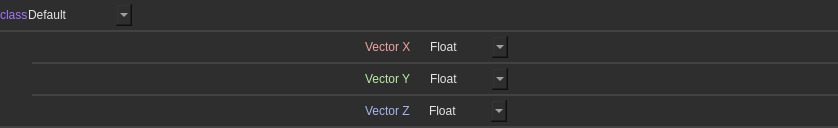
<?xml version="1.0" encoding="UTF-8"?>
<ui version="4.0">
 <class>Widget</class>
 <widget class="QWidget" name="Widget">
  <property name="windowModality">
   <enum>Qt::WindowModality::NonModal</enum>
  </property>
  <property name="geometry">
   <rect>
    <x>0</x>
    <y>0</y>
    <width>838</width>
    <height>128</height>
   </rect>
  </property>
  <property name="minimumSize">
   <size>
    <width>0</width>
    <height>0</height>
   </size>
  </property>
  <property name="maximumSize">
   <size>
    <width>16777215</width>
    <height>200</height>
   </size>
  </property>
  <property name="windowTitle">
   <string>Form</string>
  </property>
  <property name="styleSheet">
   <string notr="true">.QWidget {
    font: 580 10pt &quot;Segoe UI&quot;;
    border: 2px solid black;
    border-radius: 0px;
    border-left: 0px;
    border-right: 0px;
	border-top: 0px;
    border-color: rgba(66, 66, 66, 255);
    padding: 8px;
    padding-left: 6px;
    padding-right: 6px;
    color: #e5e5e5;
    background-color: #2e2e2e;
}

.QWidget::hover {
}
.QWidget::selected {
    background-color: #515965;
}</string>
  </property>
  <layout class="QVBoxLayout" name="verticalLayout">
   <property name="spacing">
    <number>0</number>
   </property>
   <property name="leftMargin">
    <number>0</number>
   </property>
   <property name="topMargin">
    <number>0</number>
   </property>
   <property name="rightMargin">
    <number>0</number>
   </property>
   <property name="bottomMargin">
    <number>0</number>
   </property>
   <item>
    <widget class="QFrame" name="frame_5">
     <property name="sizePolicy">
      <sizepolicy hsizetype="Preferred" vsizetype="Fixed">
       <horstretch>0</horstretch>
       <verstretch>0</verstretch>
      </sizepolicy>
     </property>
     <property name="minimumSize">
      <size>
       <width>0</width>
       <height>32</height>
      </size>
     </property>
     <property name="maximumSize">
      <size>
       <width>16777215</width>
       <height>32</height>
      </size>
     </property>
     <property name="styleSheet">
      <string notr="true">.QFrame {
    font: 580 10pt &quot;Segoe UI&quot;;
    border: 2px solid black;
    border-radius: 0px;
    border-left: 0px;
    border-right: 0px;
	border-top: 0px;
    border-color: rgba(66, 66, 66, 255);
    color: #e5e5e5;
    background-color: #2e2e2e;
}

.QFrame::hover {
}
.QFrame::selected {
    background-color: #515965;
}</string>
     </property>
     <property name="frameShape">
      <enum>QFrame::Shape::NoFrame</enum>
     </property>
     <property name="frameShadow">
      <enum>QFrame::Shadow::Raised</enum>
     </property>
     <layout class="QHBoxLayout" name="horizontalLayout">
      <property name="spacing">
       <number>0</number>
      </property>
      <property name="leftMargin">
       <number>0</number>
      </property>
      <property name="topMargin">
       <number>0</number>
      </property>
      <property name="rightMargin">
       <number>0</number>
      </property>
      <property name="bottomMargin">
       <number>0</number>
      </property>
      <item>
       <layout class="QHBoxLayout" name="layout">
        <property name="sizeConstraint">
         <enum>QLayout::SizeConstraint::SetDefaultConstraint</enum>
        </property>
        <item>
         <widget class="QLabel" name="property_class">
          <property name="styleSheet">
           <string notr="true">border:0px;
background-color: rgba(255, 255, 255, 0);
font: 8pt &quot;Segoe UI&quot;;
color: rgb(163, 117, 255)</string>
          </property>
          <property name="text">
           <string>class</string>
          </property>
         </widget>
        </item>
        <item>
         <widget class="QComboBox" name="logic_switch">
          <property name="styleSheet">
           <string notr="true">QComboBox {
    font: 580 8pt &quot;Segoe UI&quot;;
    border: 2px solid black;
    border-radius: 0px;
    border-color: rgba(94, 94, 94, 255);
    height: 18px;
    padding-top: 2px;
    padding-bottom: 2px;
	border-top:none;
border-bottom:none;
border:none;
    color: #e5e5e5;
    background-color: #2e2e2e;
}

QComboBox:hover {
    background-color: #515965;
    color: white;
}

QComboBox:pressed {
}

QComboBox:item {
    font: 580  8pt &quot;Segoe UI&quot;;
    color: #e5e5e5;
    padding-left: 5px;
    background-color: #2e2e2e;
    border-style: none;
}

QComboBox::drop-down {
    color: #e5e5e5;
    padding: 2px;
    background: url(://icons/arrow_drop_down_16dp.svg) no-repeat center;
    border-bottom: 0px solid black;
    border-top: 0px solid black;
    border-right: 0px;
    border-left: 2px solid;
    margin-left: 5px;
    padding: 5px;
    width: 7px;
    border-color: rgba(94, 94, 94, 255);
    background-color: #2e2e2e;
border:none;
}

QComboBox::drop-down:hover {
    background-color: #515965;
    color: white;
}


QComboBox QAbstractItemView {
    border: 2px solid gray;
    border-color: rgba(94, 94, 94, 255);
    selection-background-color: #515965;
    background-color: #2e2e2e;
}


QComboBox QAbstractItemView::item {
    height: 16px; /* Set the height of each item */
    padding: 4px; /* Add padding to each item */
    padding-left: 5px;
    padding-right: 5px;
    color: #ff939393;
    border-style: none;
    border-bottom: 0.5px solid black;
    border-color: rgba(255, 255, 255, 10);
}


QComboBox QAbstractItemView::item:selected {
    height: 16px; /* Set the height of each item */
    padding: 4px; /* Add padding to each item */
    padding-left: 5px;
    padding-right: 5px;
    background-color: #515965;
    color: white;
    border: none; /* Remove border */
    outline: none; /* Remove outline */
}
</string>
          </property>
          <item>
           <property name="text">
            <string>Default</string>
           </property>
          </item>
          <item>
           <property name="text">
            <string>Variable source</string>
           </property>
          </item>
          <item>
           <property name="text">
            <string>Vector3d</string>
           </property>
          </item>
         </widget>
        </item>
        <item>
         <spacer name="horizontalSpacer">
          <property name="orientation">
           <enum>Qt::Orientation::Horizontal</enum>
          </property>
          <property name="sizeHint" stdset="0">
           <size>
            <width>40</width>
            <height>20</height>
           </size>
          </property>
         </spacer>
        </item>
       </layout>
      </item>
     </layout>
    </widget>
   </item>
   <item>
    <widget class="QFrame" name="frame_4">
     <property name="frameShape">
      <enum>QFrame::Shape::NoFrame</enum>
     </property>
     <property name="frameShadow">
      <enum>QFrame::Shadow::Raised</enum>
     </property>
     <property name="lineWidth">
      <number>0</number>
     </property>
     <layout class="QVBoxLayout" name="verticalLayout_2">
      <property name="spacing">
       <number>0</number>
      </property>
      <property name="leftMargin">
       <number>32</number>
      </property>
      <property name="topMargin">
       <number>0</number>
      </property>
      <property name="rightMargin">
       <number>0</number>
      </property>
      <property name="bottomMargin">
       <number>0</number>
      </property>
      <item>
       <widget class="QFrame" name="frame">
        <property name="minimumSize">
         <size>
          <width>0</width>
          <height>32</height>
         </size>
        </property>
        <property name="maximumSize">
         <size>
          <width>16777215</width>
          <height>32</height>
         </size>
        </property>
        <property name="styleSheet">
         <string notr="true">.QFrame {
    font: 580 10pt &quot;Segoe UI&quot;;
    border: 2px solid black;
    border-radius: 0px;
    border-left: 0px;
    border-right: 0px;
	border-top: 0px;
    border-color: rgba(66, 66, 66, 255);
    color: #e5e5e5;
    background-color: #2e2e2e;
}

.QFrame::hover {
}
.QFrame::selected {
    background-color: #515965;
}</string>
        </property>
        <property name="frameShape">
         <enum>QFrame::Shape::NoFrame</enum>
        </property>
        <property name="frameShadow">
         <enum>QFrame::Shadow::Raised</enum>
        </property>
        <property name="lineWidth">
         <number>0</number>
        </property>
        <layout class="QHBoxLayout" name="horizontalLayout_2">
         <property name="spacing">
          <number>0</number>
         </property>
         <property name="leftMargin">
          <number>0</number>
         </property>
         <property name="topMargin">
          <number>0</number>
         </property>
         <property name="rightMargin">
          <number>0</number>
         </property>
         <property name="bottomMargin">
          <number>0</number>
         </property>
         <item>
          <layout class="QHBoxLayout" name="layout_x">
           <item>
            <widget class="QLabel" name="label">
             <property name="sizePolicy">
              <sizepolicy hsizetype="Fixed" vsizetype="Preferred">
               <horstretch>0</horstretch>
               <verstretch>0</verstretch>
              </sizepolicy>
             </property>
             <property name="styleSheet">
              <string notr="true">border:0px;
background-color: rgba(255, 255, 255, 0);
font: 8pt &quot;Segoe UI&quot;;
color: #ECA4A0;
padding-right: 16px;</string>
             </property>
             <property name="text">
              <string>Vector X</string>
             </property>
            </widget>
           </item>
           <item>
            <widget class="QComboBox" name="comboBox_x">
             <property name="sizePolicy">
              <sizepolicy hsizetype="Fixed" vsizetype="Fixed">
               <horstretch>0</horstretch>
               <verstretch>0</verstretch>
              </sizepolicy>
             </property>
             <property name="styleSheet">
              <string notr="true">QComboBox {
    font: 580 8pt &quot;Segoe UI&quot;;
    border: 2px solid black;
    border-radius: 0px;
    border-color: rgba(94, 94, 94, 255);
    height: 18px;
    padding-top: 2px;
    padding-bottom: 2px;
	border-top:none;
border-bottom:none;
border:none;
    color: #e5e5e5;
    background-color: #2e2e2e;
}

QComboBox:hover {
    background-color: #515965;
    color: white;
}

QComboBox:pressed {
}

QComboBox:item {
    font: 580  8pt &quot;Segoe UI&quot;;
    color: #e5e5e5;
    padding-left: 5px;
    background-color: #2e2e2e;
    border-style: none;
}

QComboBox::drop-down {
    color: #e5e5e5;
    padding: 2px;
    background: url(://icons/arrow_drop_down_16dp.svg) no-repeat center;
    border-bottom: 0px solid black;
    border-top: 0px solid black;
    border-right: 0px;
    border-left: 2px solid;
    margin-left: 5px;
    padding: 5px;
    width: 7px;
    border-color: rgba(94, 94, 94, 255);
    background-color: #2e2e2e;
border:none;
}

QComboBox::drop-down:hover {
    background-color: #515965;
    color: white;
}


QComboBox QAbstractItemView {
    border: 2px solid gray;
    border-color: rgba(94, 94, 94, 255);
    selection-background-color: #515965;
    background-color: #2e2e2e;
}


QComboBox QAbstractItemView::item {
    height: 16px; /* Set the height of each item */
    padding: 4px; /* Add padding to each item */
    padding-left: 5px;
    padding-right: 5px;
    color: #ff939393;
    border-style: none;
    border-bottom: 0.5px solid black;
    border-color: rgba(255, 255, 255, 10);
}


QComboBox QAbstractItemView::item:selected {
    height: 16px; /* Set the height of each item */
    padding: 4px; /* Add padding to each item */
    padding-left: 5px;
    padding-right: 5px;
    background-color: #515965;
    color: white;
    border: none; /* Remove border */
    outline: none; /* Remove outline */
}
</string>
             </property>
             <item>
              <property name="text">
               <string>Float</string>
              </property>
             </item>
             <item>
              <property name="text">
               <string>Variable</string>
              </property>
             </item>
             <item>
              <property name="text">
               <string>Expression</string>
              </property>
             </item>
            </widget>
           </item>
          </layout>
         </item>
        </layout>
       </widget>
      </item>
      <item>
       <widget class="QFrame" name="frame_2">
        <property name="minimumSize">
         <size>
          <width>0</width>
          <height>32</height>
         </size>
        </property>
        <property name="maximumSize">
         <size>
          <width>16777215</width>
          <height>32</height>
         </size>
        </property>
        <property name="styleSheet">
         <string notr="true">.QFrame {
    font: 580 10pt &quot;Segoe UI&quot;;
    border: 2px solid black;
    border-radius: 0px;
    border-left: 0px;
    border-right: 0px;
	border-top: 0px;
    border-color: rgba(66, 66, 66, 255);
    color: #e5e5e5;
    background-color: #2e2e2e;
}

.QFrame::hover {
}
.QFrame::selected {
    background-color: #515965;
}</string>
        </property>
        <property name="frameShape">
         <enum>QFrame::Shape::NoFrame</enum>
        </property>
        <property name="frameShadow">
         <enum>QFrame::Shadow::Raised</enum>
        </property>
        <property name="lineWidth">
         <number>0</number>
        </property>
        <layout class="QHBoxLayout" name="horizontalLayout_7">
         <property name="spacing">
          <number>0</number>
         </property>
         <property name="leftMargin">
          <number>0</number>
         </property>
         <property name="topMargin">
          <number>0</number>
         </property>
         <property name="rightMargin">
          <number>0</number>
         </property>
         <property name="bottomMargin">
          <number>0</number>
         </property>
         <item>
          <layout class="QHBoxLayout" name="layout_y">
           <item>
            <widget class="QLabel" name="label_2">
             <property name="sizePolicy">
              <sizepolicy hsizetype="Fixed" vsizetype="Preferred">
               <horstretch>0</horstretch>
               <verstretch>0</verstretch>
              </sizepolicy>
             </property>
             <property name="styleSheet">
              <string notr="true">border:0px;
background-color: rgba(255, 255, 255, 0);
font: 8pt &quot;Segoe UI&quot;;
color: #B6EFA2;
padding-right: 16px;</string>
             </property>
             <property name="text">
              <string>Vector Y</string>
             </property>
            </widget>
           </item>
           <item>
            <widget class="QComboBox" name="comboBox_y">
             <property name="sizePolicy">
              <sizepolicy hsizetype="Fixed" vsizetype="Fixed">
               <horstretch>0</horstretch>
               <verstretch>0</verstretch>
              </sizepolicy>
             </property>
             <property name="styleSheet">
              <string notr="true">QComboBox {
    font: 580 8pt &quot;Segoe UI&quot;;
    border: 2px solid black;
    border-radius: 0px;
    border-color: rgba(94, 94, 94, 255);
    height: 18px;
    padding-top: 2px;
    padding-bottom: 2px;
	border-top:none;
border-bottom:none;
border:none;
    color: #e5e5e5;
    background-color: #2e2e2e;
}

QComboBox:hover {
    background-color: #515965;
    color: white;
}

QComboBox:pressed {
}

QComboBox:item {
    font: 580  8pt &quot;Segoe UI&quot;;
    color: #e5e5e5;
    padding-left: 5px;
    background-color: #2e2e2e;
    border-style: none;
}

QComboBox::drop-down {
    color: #e5e5e5;
    padding: 2px;
    background: url(://icons/arrow_drop_down_16dp.svg) no-repeat center;
    border-bottom: 0px solid black;
    border-top: 0px solid black;
    border-right: 0px;
    border-left: 2px solid;
    margin-left: 5px;
    padding: 5px;
    width: 7px;
    border-color: rgba(94, 94, 94, 255);
    background-color: #2e2e2e;
border:none;
}

QComboBox::drop-down:hover {
    background-color: #515965;
    color: white;
}


QComboBox QAbstractItemView {
    border: 2px solid gray;
    border-color: rgba(94, 94, 94, 255);
    selection-background-color: #515965;
    background-color: #2e2e2e;
}


QComboBox QAbstractItemView::item {
    height: 16px; /* Set the height of each item */
    padding: 4px; /* Add padding to each item */
    padding-left: 5px;
    padding-right: 5px;
    color: #ff939393;
    border-style: none;
    border-bottom: 0.5px solid black;
    border-color: rgba(255, 255, 255, 10);
}


QComboBox QAbstractItemView::item:selected {
    height: 16px; /* Set the height of each item */
    padding: 4px; /* Add padding to each item */
    padding-left: 5px;
    padding-right: 5px;
    background-color: #515965;
    color: white;
    border: none; /* Remove border */
    outline: none; /* Remove outline */
}
</string>
             </property>
             <item>
              <property name="text">
               <string>Float</string>
              </property>
             </item>
             <item>
              <property name="text">
               <string>Variable</string>
              </property>
             </item>
             <item>
              <property name="text">
               <string>Expression</string>
              </property>
             </item>
            </widget>
           </item>
          </layout>
         </item>
        </layout>
       </widget>
      </item>
      <item>
       <widget class="QFrame" name="frame_3">
        <property name="minimumSize">
         <size>
          <width>0</width>
          <height>32</height>
         </size>
        </property>
        <property name="maximumSize">
         <size>
          <width>16777215</width>
          <height>32</height>
         </size>
        </property>
        <property name="styleSheet">
         <string notr="true">.QFrame {
    font: 580 10pt &quot;Segoe UI&quot;;
    border: 2px solid black;
    border-radius: 0px;
    border-left: 0px;
    border-right: 0px;
	border-top: 0px;
    border-color: rgba(66, 66, 66, 255);
    color: #e5e5e5;
    background-color: #2e2e2e;
}

.QFrame::hover {
}
.QFrame::selected {
    background-color: #515965;
}</string>
        </property>
        <property name="frameShape">
         <enum>QFrame::Shape::NoFrame</enum>
        </property>
        <property name="frameShadow">
         <enum>QFrame::Shadow::Raised</enum>
        </property>
        <property name="lineWidth">
         <number>0</number>
        </property>
        <layout class="QHBoxLayout" name="horizontalLayout_8">
         <property name="spacing">
          <number>0</number>
         </property>
         <property name="leftMargin">
          <number>0</number>
         </property>
         <property name="topMargin">
          <number>0</number>
         </property>
         <property name="rightMargin">
          <number>0</number>
         </property>
         <property name="bottomMargin">
          <number>0</number>
         </property>
         <item>
          <layout class="QHBoxLayout" name="layout_z">
           <item>
            <widget class="QLabel" name="label_3">
             <property name="sizePolicy">
              <sizepolicy hsizetype="Fixed" vsizetype="Preferred">
               <horstretch>0</horstretch>
               <verstretch>0</verstretch>
              </sizepolicy>
             </property>
             <property name="styleSheet">
              <string notr="true">border:0px;
background-color: rgba(255, 255, 255, 0);
font: 8pt &quot;Segoe UI&quot;;

color: #A4B6EF;
padding-right: 16px;</string>
             </property>
             <property name="text">
              <string>Vector Z</string>
             </property>
            </widget>
           </item>
           <item>
            <widget class="QComboBox" name="comboBox_z">
             <property name="sizePolicy">
              <sizepolicy hsizetype="Fixed" vsizetype="Fixed">
               <horstretch>0</horstretch>
               <verstretch>0</verstretch>
              </sizepolicy>
             </property>
             <property name="styleSheet">
              <string notr="true">QComboBox {
    font: 580 8pt &quot;Segoe UI&quot;;
    border: 2px solid black;
    border-radius: 0px;
    border-color: rgba(94, 94, 94, 255);
    height: 18px;
    padding-top: 2px;
    padding-bottom: 2px;
	border-top:none;
border-bottom:none;
border:none;
    color: #e5e5e5;
    background-color: #2e2e2e;
}

QComboBox:hover {
    background-color: #515965;
    color: white;
}

QComboBox:pressed {
}

QComboBox:item {
    font: 580  8pt &quot;Segoe UI&quot;;
    color: #e5e5e5;
    padding-left: 5px;
    background-color: #2e2e2e;
    border-style: none;
}

QComboBox::drop-down {
    color: #e5e5e5;
    padding: 2px;
    background: url(://icons/arrow_drop_down_16dp.svg) no-repeat center;
    border-bottom: 0px solid black;
    border-top: 0px solid black;
    border-right: 0px;
    border-left: 2px solid;
    margin-left: 5px;
    padding: 5px;
    width: 7px;
    border-color: rgba(94, 94, 94, 255);
    background-color: #2e2e2e;
border:none;
}

QComboBox::drop-down:hover {
    background-color: #515965;
    color: white;
}


QComboBox QAbstractItemView {
    border: 2px solid gray;
    border-color: rgba(94, 94, 94, 255);
    selection-background-color: #515965;
    background-color: #2e2e2e;
}


QComboBox QAbstractItemView::item {
    height: 16px; /* Set the height of each item */
    padding: 4px; /* Add padding to each item */
    padding-left: 5px;
    padding-right: 5px;
    color: #ff939393;
    border-style: none;
    border-bottom: 0.5px solid black;
    border-color: rgba(255, 255, 255, 10);
}


QComboBox QAbstractItemView::item:selected {
    height: 16px; /* Set the height of each item */
    padding: 4px; /* Add padding to each item */
    padding-left: 5px;
    padding-right: 5px;
    background-color: #515965;
    color: white;
    border: none; /* Remove border */
    outline: none; /* Remove outline */
}
</string>
             </property>
             <item>
              <property name="text">
               <string>Float</string>
              </property>
             </item>
             <item>
              <property name="text">
               <string>Variable</string>
              </property>
             </item>
             <item>
              <property name="text">
               <string>Expression</string>
              </property>
             </item>
            </widget>
           </item>
          </layout>
         </item>
        </layout>
       </widget>
      </item>
     </layout>
    </widget>
   </item>
  </layout>
 </widget>
 <resources/>
 <connections/>
</ui>
